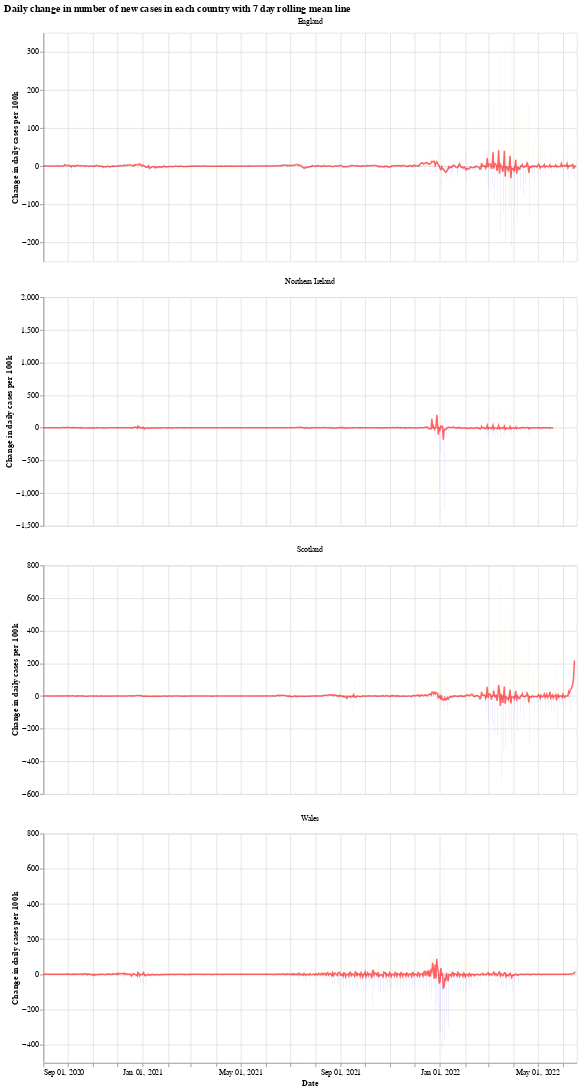

Source (notebook cell):
### Markdown cell above
We will use the Python library `Altair` for visualising the data, see the [altair docs](https://altair-viz.github.io/) for more information.

First we have a graph which shows the daily change in the number of new cases for each country. This number jumps up and down all over the place, which is likely due to delay in reporting of new cases over the weekend. Another interesting thing is that it looks like the daily cases in Wales experienced a much shorter period of calm over the summer (calm in the sense of daily cases not jumping up and down).

The orange bars are days when the number of new cases (per 100k population) was more than the previous day, while the blue are days when the number of new cases dropped. The red line is the 7 day moving average. 

When the moving average line is below 0, it means that there is a consistent drop in new cases. We can see this clearly happening around the times that lockdowns were introduced (though, to varying degrees). I will update the graphs soon with a marker of when each lockdown started.

### Code cell
# collapse
import altair as alt

bars = alt.Chart(uk_cases).mark_bar().encode(
    x=alt.X("yearmonthdate(date):T", axis=alt.Axis(title='Date')),
    y=alt.Y("casesChangeRate:Q", axis=alt.Axis(title='Change in daily cases per 100k')),
    tooltip='casesChange',
    color=alt.condition(
        alt.datum.casesChangeRate > 0,
        alt.value("orange"),  # The positive color
        alt.value("blue")  # The negative color
    )
).properties(title='Daily change in number of new cases with 7 day rolling mean',width=700).interactive()

line = alt.Chart(uk_cases).mark_line(
    color='red',
    size=2,
    opacity=0.6
).transform_window(
    rolling_mean='mean(casesChangeRate)',
    frame=[0, 7],
    groupby=['areaName']
).encode(
    x='yearmonthdate(date):T',
    y='rolling_mean:Q'
)

alt.layer(bars, line, data=uk_cases).facet(alt.Column(
    'areaName', title=''), columns=1).resolve_scale(y='independent').properties(title='Daily change in number of new cases in each country with 7 day rolling mean line')

### Figure 1 — Vega-Lite specification as saved in the notebook (floating-point values rounded to 4 significant figures; data arrays with more than 128 entries replaced by an {"elided": "..."} marker saying what was removed)
{"config": {"view": {"continuousWidth": 400, "continuousHeight": 300}}, "data": {"name": "data-85ad56d1caffe1aa40c9ef798297fc87"}, "facet": {"type": "nominal", "field": "areaName", "title": ""}, "spec": {"layer": [{"mark": "bar", "encoding": {"color": {"condition": {"value": "orange", "test": "(datum.casesChangeRate > 0)"}, "value": "blue"}, "tooltip": {"type": "quantitative", "field": "casesChange"}, "x": {"type": "temporal", "axis": {"title": "Date"}, "field": "date", "timeUnit": "yearmonthdate"}, "y": {"type": "quantitative", "axis": {"title": "Change in daily cases per 100k"}, "field": "casesChangeRate"}}, "selection": {"selector001": {"type": "interval", "bind": "scales", "encodings": ["x", "y"]}}, "title": "Daily change in number of new cases with 7 day rolling mean", "width": 700}, {"mark": {"type": "line", "color": "red", "opacity": 0.6, "size": 2}, "encoding": {"x": {"type": "temporal", "field": "date", "timeUnit": "yearmonthdate"}, "y": {"type": "quantitative", "field": "rolling_mean"}}, "transform": [{"window": [{"op": "mean", "field": "casesChangeRate", "as": "rolling_mean"}], "frame": [0, 7], "groupby": ["areaName"]}]}]}, "columns": 1, "resolve": {"scale": {"y": "independent"}}, "title": "Daily change in number of new cases in each country with 7 day rolling mean line", "$schema": "https://vega.github.io/schema/vega-lite/v4.8.1.json", "datasets": {"data-85ad56d1caffe1aa40c9ef798297fc87": {"elided": "2589 records"}}}
